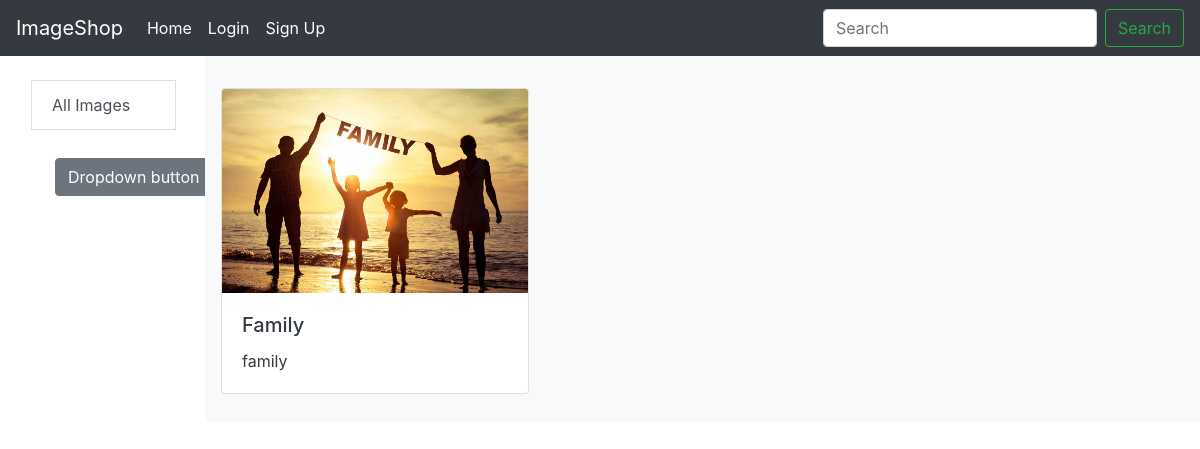
Page /category/1/ on the committed database.
### appofimage/models.py (models this page shows, shortened)
class post(models.Model):
    cat = models.ForeignKey(category, on_delete=models.CASCADE)
    post_title = models.CharField(max_length=500, default="")
    post_dec = models.TextField()
    post_date = models.DateTimeField()
    image = models.ImageField(upload_to='images')

### newImage/views.py (the view)
# urls.py: path('category/<int:cid>/', show_category),
def show_category(request, cid):
    cats = category.objects.all()
    cat = category.objects.get(pk=cid)
    images = post.objects.filter(cat=cat)
    data = {'images': images, 'cats': cats}
    return render(request, 'home.html', data)

### templates/home.html (shortened to what this page needs)
{% extends 'basic.html' %}
    {% block body %}
    <div class="row">
        <div class="col-md-2">
            <div class="container">
            <div class="all">
            <a href="/appofimage/" class="list-group-item list-group-item-action mt-4 mx-3">All Images</a>
            </div>
            <div class="dropdown">
                  <button class="btn btn-secondary dropdown-toggle mt-4 mx-3" type="button" id="dropdownMenuButton" data-toggle="dropdown" aria-haspopup="true" aria-expanded="false">
                    Dropdown button
                  </button>
             </div>
        </div>
            </div>
        <div class="col-md-10">
            <div class="p-3 mb-2 bg-light text-dark">
            <div class="card-columns mt-3">
                {% for i in images %}
                <div class="card">
                    <img src="/media/{{i.image}}" class="card-img-top" alt="...">
                    <div class="card-body">
                        <h5 class="card-title">{{i.post_title}}</h5>
                        <p class="card-text">{{i.post_dec}}</p>
                    </div>
                </div>
                {% endfor %}
            </div>
        </div>
     </div>
</div>
    {% endblock body%}

### rows in the picture
post: image (picture), post_title "Family", post_dec "family"
